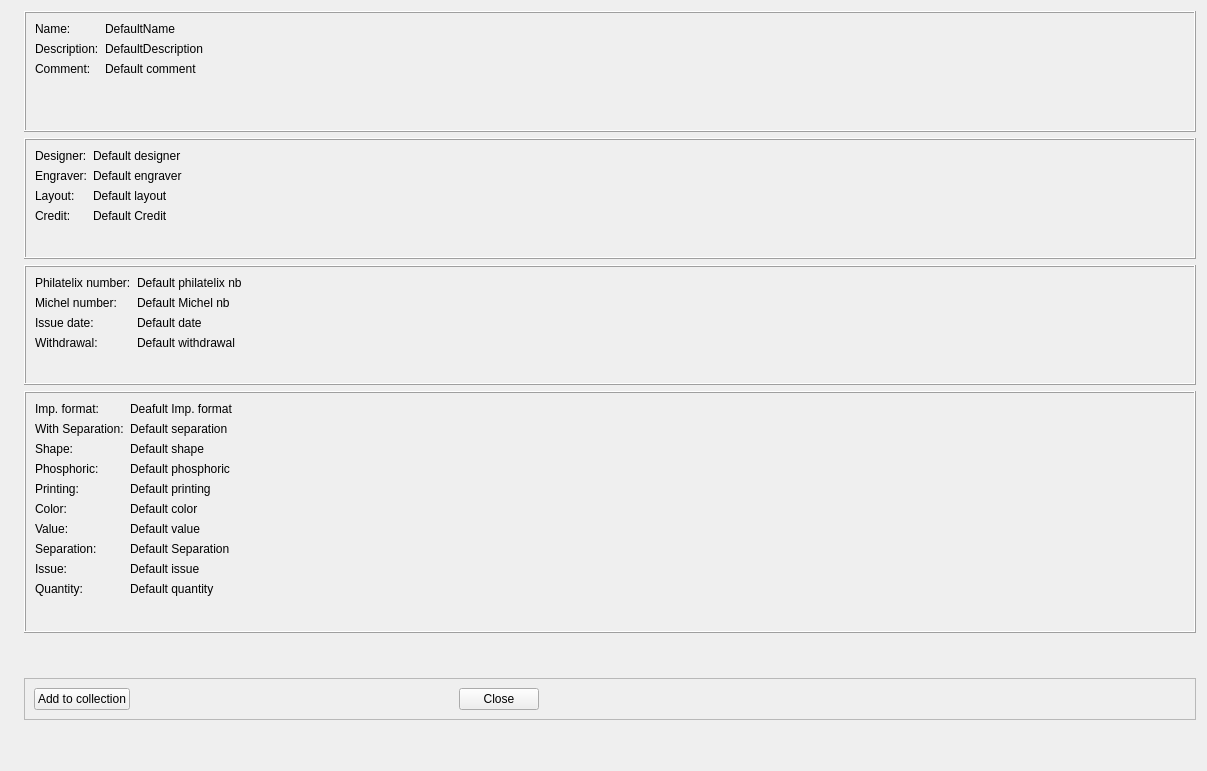
<?xml version="1.0" encoding="UTF-8"?>
<ui version="4.0">
 <class>stampWidget</class>
 <widget class="QWidget" name="stampWidget">
  <property name="geometry">
   <rect>
    <x>0</x>
    <y>0</y>
    <width>1207</width>
    <height>771</height>
   </rect>
  </property>
  <property name="windowTitle">
   <string>Stamp details</string>
  </property>
  <layout class="QGridLayout" name="gridLayout">
   <item row="0" column="1">
    <widget class="QFrame" name="frame">
     <property name="frameShape">
      <enum>QFrame::Box</enum>
     </property>
     <property name="frameShadow">
      <enum>QFrame::Raised</enum>
     </property>
     <layout class="QHBoxLayout" name="horizontalLayout_2">
      <item>
       <layout class="QFormLayout" name="formLayout_3">
        <item row="0" column="0">
         <widget class="QLabel" name="titleName">
          <property name="text">
           <string>Name:</string>
          </property>
         </widget>
        </item>
        <item row="0" column="1">
         <widget class="QLabel" name="labelName">
          <property name="text">
           <string>DefaultName</string>
          </property>
         </widget>
        </item>
        <item row="1" column="0">
         <widget class="QLabel" name="titleDescription">
          <property name="text">
           <string>Description:</string>
          </property>
         </widget>
        </item>
        <item row="1" column="1">
         <widget class="QLabel" name="labelDescription">
          <property name="text">
           <string>DefaultDescription </string>
          </property>
         </widget>
        </item>
        <item row="2" column="0">
         <widget class="QLabel" name="titleComment">
          <property name="text">
           <string>Comment:</string>
          </property>
         </widget>
        </item>
        <item row="2" column="1">
         <widget class="QLabel" name="labelComment">
          <property name="text">
           <string>Default comment</string>
          </property>
         </widget>
        </item>
       </layout>
      </item>
     </layout>
    </widget>
   </item>
   <item row="1" column="1">
    <widget class="QFrame" name="frame_2">
     <property name="frameShape">
      <enum>QFrame::Box</enum>
     </property>
     <property name="frameShadow">
      <enum>QFrame::Raised</enum>
     </property>
     <layout class="QHBoxLayout" name="horizontalLayout_3">
      <item>
       <layout class="QFormLayout" name="formLayout_2">
        <property name="fieldGrowthPolicy">
         <enum>QFormLayout::AllNonFixedFieldsGrow</enum>
        </property>
        <item row="0" column="0">
         <widget class="QLabel" name="titleDesigner">
          <property name="text">
           <string>Designer:</string>
          </property>
         </widget>
        </item>
        <item row="0" column="1">
         <widget class="QLabel" name="labelDesigner">
          <property name="text">
           <string>Default designer</string>
          </property>
         </widget>
        </item>
        <item row="1" column="0">
         <widget class="QLabel" name="titleEngraver">
          <property name="text">
           <string>Engraver:</string>
          </property>
         </widget>
        </item>
        <item row="1" column="1">
         <widget class="QLabel" name="labelEngraver">
          <property name="text">
           <string>Default engraver</string>
          </property>
         </widget>
        </item>
        <item row="2" column="0">
         <widget class="QLabel" name="titleLayout">
          <property name="text">
           <string>Layout:</string>
          </property>
         </widget>
        </item>
        <item row="2" column="1">
         <widget class="QLabel" name="labelLayout">
          <property name="text">
           <string>Default layout</string>
          </property>
         </widget>
        </item>
        <item row="3" column="0">
         <widget class="QLabel" name="titleCredit">
          <property name="text">
           <string>Credit:</string>
          </property>
         </widget>
        </item>
        <item row="3" column="1">
         <widget class="QLabel" name="labelCredit">
          <property name="text">
           <string>Default Credit</string>
          </property>
         </widget>
        </item>
       </layout>
      </item>
     </layout>
    </widget>
   </item>
   <item row="3" column="1" rowspan="2">
    <widget class="QFrame" name="frame_4">
     <property name="frameShape">
      <enum>QFrame::Box</enum>
     </property>
     <property name="frameShadow">
      <enum>QFrame::Raised</enum>
     </property>
     <layout class="QHBoxLayout" name="horizontalLayout_5">
      <item>
       <layout class="QFormLayout" name="formLayout">
        <item row="0" column="0">
         <widget class="QLabel" name="titleImpFormat">
          <property name="text">
           <string>Imp. format:</string>
          </property>
         </widget>
        </item>
        <item row="0" column="1">
         <widget class="QLabel" name="labelImpformat">
          <property name="text">
           <string>Deafult Imp. format</string>
          </property>
         </widget>
        </item>
        <item row="1" column="0">
         <widget class="QLabel" name="titleSeparation">
          <property name="text">
           <string>With Separation:</string>
          </property>
         </widget>
        </item>
        <item row="1" column="1">
         <widget class="QLabel" name="labelSeparationSize">
          <property name="text">
           <string>Default separation</string>
          </property>
         </widget>
        </item>
        <item row="2" column="0">
         <widget class="QLabel" name="titleShape">
          <property name="text">
           <string>Shape:</string>
          </property>
         </widget>
        </item>
        <item row="2" column="1">
         <widget class="QLabel" name="labelShape">
          <property name="text">
           <string>Default shape</string>
          </property>
         </widget>
        </item>
        <item row="3" column="0">
         <widget class="QLabel" name="titlePhosphoric">
          <property name="text">
           <string>Phosphoric:</string>
          </property>
         </widget>
        </item>
        <item row="3" column="1">
         <widget class="QLabel" name="labelPhosphoric">
          <property name="text">
           <string>Default phosphoric</string>
          </property>
         </widget>
        </item>
        <item row="4" column="0">
         <widget class="QLabel" name="label">
          <property name="text">
           <string>Printing:</string>
          </property>
         </widget>
        </item>
        <item row="4" column="1">
         <widget class="QLabel" name="labelPrinting">
          <property name="text">
           <string>Default printing</string>
          </property>
         </widget>
        </item>
        <item row="5" column="0">
         <widget class="QLabel" name="label_2">
          <property name="text">
           <string>Color:</string>
          </property>
         </widget>
        </item>
        <item row="5" column="1">
         <widget class="QLabel" name="labelColor">
          <property name="text">
           <string>Default color</string>
          </property>
         </widget>
        </item>
        <item row="6" column="0">
         <widget class="QLabel" name="label_3">
          <property name="text">
           <string>Value:</string>
          </property>
         </widget>
        </item>
        <item row="6" column="1">
         <widget class="QLabel" name="labelValue">
          <property name="text">
           <string>Default value</string>
          </property>
         </widget>
        </item>
        <item row="7" column="0">
         <widget class="QLabel" name="label_4">
          <property name="text">
           <string>Separation:</string>
          </property>
         </widget>
        </item>
        <item row="7" column="1">
         <widget class="QLabel" name="labelSeparation">
          <property name="text">
           <string>Default Separation</string>
          </property>
         </widget>
        </item>
        <item row="8" column="0">
         <widget class="QLabel" name="label_5">
          <property name="text">
           <string>Issue:</string>
          </property>
         </widget>
        </item>
        <item row="8" column="1">
         <widget class="QLabel" name="labelIssue">
          <property name="text">
           <string>Default issue</string>
          </property>
         </widget>
        </item>
        <item row="9" column="0">
         <widget class="QLabel" name="label_6">
          <property name="text">
           <string>Quantity:</string>
          </property>
         </widget>
        </item>
        <item row="9" column="1">
         <widget class="QLabel" name="labelQuantity">
          <property name="text">
           <string>Default quantity</string>
          </property>
         </widget>
        </item>
       </layout>
      </item>
     </layout>
    </widget>
   </item>
   <item row="5" column="1" alignment="Qt::AlignVCenter">
    <widget class="QFrame" name="frame_5">
     <property name="frameShape">
      <enum>QFrame::StyledPanel</enum>
     </property>
     <property name="frameShadow">
      <enum>QFrame::Raised</enum>
     </property>
     <layout class="QHBoxLayout" name="horizontalLayout_6">
      <item>
       <layout class="QHBoxLayout" name="horizontalLayout">
        <item>
         <widget class="QPushButton" name="pushButtonAdd">
          <property name="text">
           <string>Add to collection</string>
          </property>
         </widget>
        </item>
        <item>
         <spacer name="horizontalSpacer">
          <property name="orientation">
           <enum>Qt::Horizontal</enum>
          </property>
          <property name="sizeHint" stdset="0">
           <size>
            <width>40</width>
            <height>20</height>
           </size>
          </property>
         </spacer>
        </item>
        <item>
         <widget class="QPushButton" name="pushButtonClose">
          <property name="text">
           <string>Close</string>
          </property>
         </widget>
        </item>
        <item>
         <spacer name="horizontalSpacer_3">
          <property name="orientation">
           <enum>Qt::Horizontal</enum>
          </property>
          <property name="sizeHint" stdset="0">
           <size>
            <width>40</width>
            <height>20</height>
           </size>
          </property>
         </spacer>
        </item>
        <item>
         <spacer name="horizontalSpacer_2">
          <property name="orientation">
           <enum>Qt::Horizontal</enum>
          </property>
          <property name="sizeHint" stdset="0">
           <size>
            <width>40</width>
            <height>20</height>
           </size>
          </property>
         </spacer>
        </item>
       </layout>
      </item>
     </layout>
    </widget>
   </item>
   <item row="2" column="1">
    <widget class="QFrame" name="frame_3">
     <property name="frameShape">
      <enum>QFrame::Box</enum>
     </property>
     <property name="frameShadow">
      <enum>QFrame::Raised</enum>
     </property>
     <layout class="QHBoxLayout" name="horizontalLayout_4">
      <item>
       <layout class="QFormLayout" name="formLayout_4">
        <item row="0" column="0">
         <widget class="QLabel" name="label_7">
          <property name="text">
           <string>Philatelix number:</string>
          </property>
         </widget>
        </item>
        <item row="0" column="1">
         <widget class="QLabel" name="labelPhilatelix">
          <property name="text">
           <string>Default philatelix nb</string>
          </property>
         </widget>
        </item>
        <item row="1" column="0">
         <widget class="QLabel" name="label_8">
          <property name="text">
           <string>Michel number:</string>
          </property>
         </widget>
        </item>
        <item row="1" column="1">
         <widget class="QLabel" name="labelMichel">
          <property name="text">
           <string>Default Michel nb</string>
          </property>
         </widget>
        </item>
        <item row="2" column="0">
         <widget class="QLabel" name="label_9">
          <property name="text">
           <string>Issue date:</string>
          </property>
         </widget>
        </item>
        <item row="2" column="1">
         <widget class="QLabel" name="labelDate">
          <property name="text">
           <string>Default date</string>
          </property>
         </widget>
        </item>
        <item row="3" column="0">
         <widget class="QLabel" name="label_11">
          <property name="text">
           <string>Withdrawal:</string>
          </property>
         </widget>
        </item>
        <item row="3" column="1">
         <widget class="QLabel" name="labelWithdrawal">
          <property name="text">
           <string>Default withdrawal</string>
          </property>
         </widget>
        </item>
       </layout>
      </item>
     </layout>
    </widget>
   </item>
   <item row="0" column="0" rowspan="5">
    <widget class="QLabel" name="labelImage">
     <property name="frameShape">
      <enum>QFrame::NoFrame</enum>
     </property>
     <property name="text">
      <string/>
     </property>
     <property name="pixmap">
      <pixmap>imageDefault.jpg</pixmap>
     </property>
    </widget>
   </item>
  </layout>
 </widget>
 <resources/>
 <connections/>
</ui>
